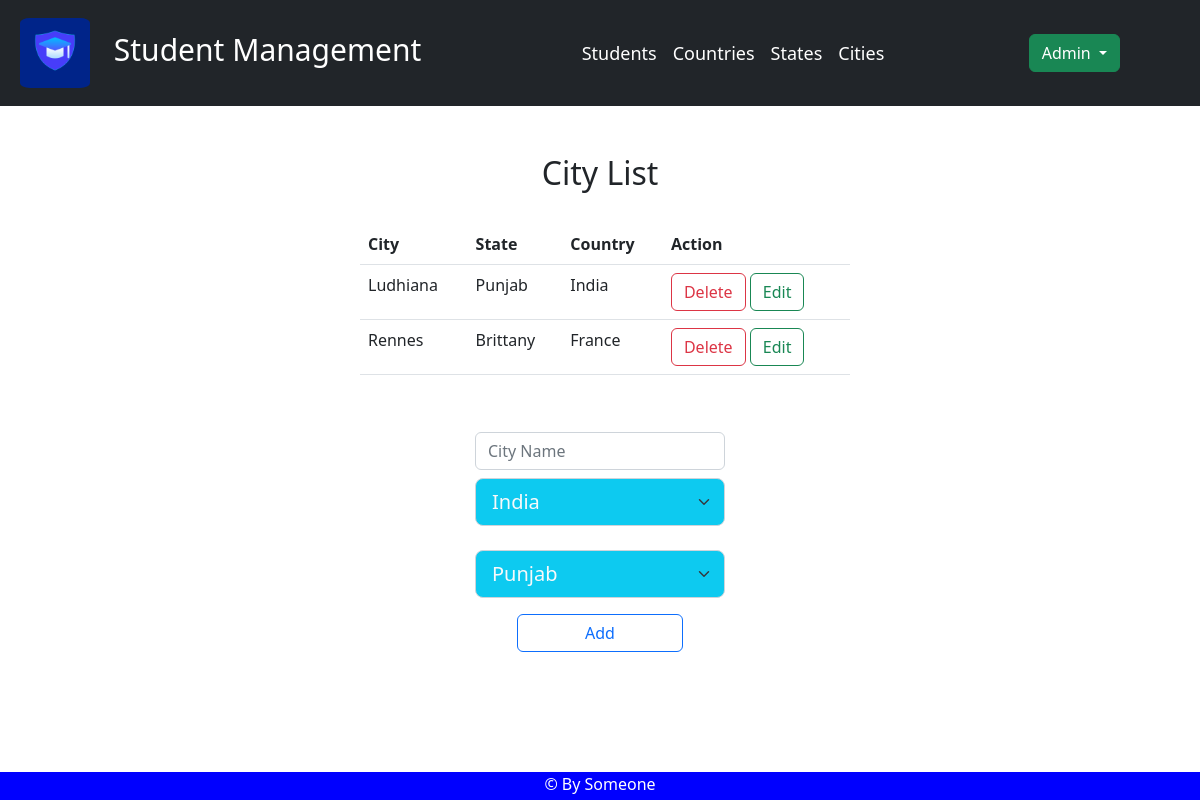
Page /all_cities (signed in) on the committed database.
### models.py (models this page shows, shortened)
class City(db.Model):
    __tablename__ = "city"
    id = db.Column(db.Integer, primary_key=True)
    name = db.Column(db.String(100))
    state_id = db.Column(db.Integer, db.ForeignKey('state.id'))
    state = db.relationship('State')
    country_id = db.Column(db.Integer, db.ForeignKey('country.id'))
    country = db.relationship('Country')

class State(db.Model):
    __tablename__ = "state"
    id = db.Column(db.Integer, primary_key=True)
    name = db.Column(db.String(100))
    country_id = db.Column(db.Integer, db.ForeignKey('country.id'))
    country = db.relationship('Country')

class Country(db.Model):
    __tablename__ = "country"
    id = db.Column(db.Integer, primary_key=True)
    name = db.Column(db.String(100))

### app.py (the view)
@app.route('/all_cities')
def all_cities():
    form = Form()
    form.country.choices = [(country.id, country.name) for country in Country.query.all()]
    form.state.choices = [(state.id, state.name) for state in State.query.all()]
    if 'username' in session:
        return render_template(templates.show_city_list, cities=City.query.all(), form=form)
    return render_template(templates.login)

### forms.py
class Form(FlaskForm):
    country = SelectField('country', choices=[('', 'Select Country')], validators=[data_required()])
    state = SelectField('state', choices=[('', 'Select State')], validators=[data_required()])
    city = SelectField('city', choices=[('', 'Select City')], validators=[data_required()])
    standard = SelectField('standard', choices=[''], validators=[data_required()])
    section = SelectField('section', choices=[''], validators=[data_required()])

### templates/show_city_list.html (shortened to what this page needs)
{%extends "skel.html"%}
{%block content%}
<br>
<br>
<h2 style="text-align:center">City List</h2>
<br>
<div style="width:500px; margin:auto" class="d-grid gap-2 col-6 mx-auto">
    <div style="overflow-y:scroll; height:200px; margin-left:10px">
        <table class="table table-hover" id="tb">
            <thead>
            <tr>
                <th>City</th>
                <th>State</th>
                <th>Country</th>
                <th>Action</th>
            </tr>
            </thead>
            <tbody>
            {% for city in cities %}
            <tr>
                <td>{{ city.name }}</td>
                <td>{{ city.state.name }}</td>
                <td>{{ city.country.name }}</td>
                <td>
                    <button type="button" class="btn btn-outline-danger"
                            onclick="location.href='{{url_for('del_city', city_id = city.id)}}'">Delete
                    </button>
                    <button type="button" class="btn btn-outline-success"
                            onclick="location.href='{{url_for('update_city', city_id = city.id)}}'">Edit
                    </button>
                </td>
            </tr>
            {% endfor %}
            </tbody>
        </table>
    </div>
    <div class="d-grid gap-2 col-12 mx-auto" >
        <div class="d-grid gap-2 col-6 mx-auto">
            <form action="{{url_for('add_city')}}" method="POST">
                <div class="d-grid gap-2 col-12 mx-auto">
                    <input type="text" class="form-control" placeholder="City Name" name="name" required>
                    {{form.country(class="form-select form-select-lg mb-3 bg-info text-light")}}
                    {{form.state(class="form-select form-select-lg mb-3 bg-info text-light")}}
                </div>
                <div class="d-grid col-8 mx-auto">
                    <button type="submit" class="btn btn-outline-primary">Add</button>
                </div>
            </form>
        </div>
    </div>
</div>
{%endblock%}

### rows in the picture
City: name "Ludhiana", state.name "Punjab", country.name "India"
City: name "Rennes", state.name "Brittany", country.name "France"

### other values in the picture
{{ session.username.capitalize() }} "Admin"
